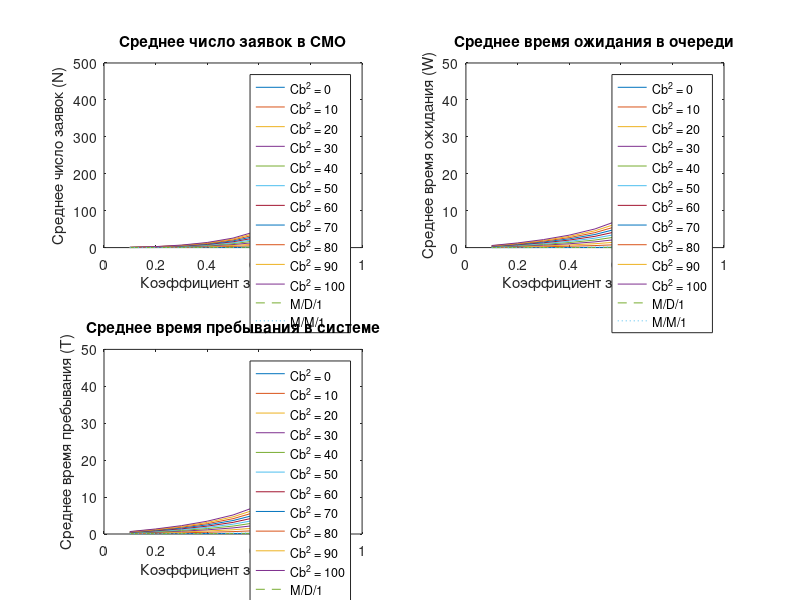

This figure's MATLAB source:
% Лабораторная работа - Сравнение систем M/G/1, M/D/1 и M/M/1

% Входные параметры
lambda = 5;   % Интенсивность поступления заявок
mu = 10;      % Интенсивность обслуживания заявок
rho_values = 0.1:0.1:0.9;  % Коэффициент загрузки
x = 1/mu;     % Среднее время обслуживания
Cb2_values = 0:10:100;  % Нормированная дисперсия для M/G/1

% Инициализация переменных для хранения результатов
N_MG1 = zeros(length(Cb2_values), length(rho_values));  % M/G/1
W_MG1 = zeros(length(Cb2_values), length(rho_values));
T_MG1 = zeros(length(Cb2_values), length(rho_values));

N_MD1 = zeros(1, length(rho_values));  % M/D/1
W_MD1 = zeros(1, length(rho_values));
T_MD1 = zeros(1, length(rho_values));

N_MM1 = zeros(1, length(rho_values));  % M/M/1
W_MM1 = zeros(1, length(rho_values));
T_MM1 = zeros(1, length(rho_values));

% Расчет для системы M/G/1
for i = 1:length(Cb2_values)
    Cb2 = Cb2_values(i);
    for j = 1:length(rho_values)
        rho = rho_values(j);
        
        % Средняя длина очереди (7.1)
        Nq_MG1 = rho^2 * ((1 + Cb2)) / (2 * (1 - rho));
        
        % Среднее число заявок в СМО (7.2)
        N_MG1(i, j) = Nq_MG1 + rho;
        
        % Среднее время ожидания (7.3)
        W_MG1(i, j) = (rho * x * (1 + Cb2)) / (2 * (1 - rho));
        
        % Среднее время пребывания в системе (7.4)
        T_MG1(i, j) = x + rho * x * ((1 + Cb2)) / (2 * (1 - rho));
    end
end

% Расчет для системы M/D/1
for j = 1:length(rho_values)
    rho = rho_values(j);
    
    % Средняя длина очереди (7.5)
    Nq_MD1 = rho^2 * (1)/(2 * (1 - rho));
    
    % Среднее число заявок в СМО (7.6)
    N_MD1(j) = Nq_MD1 + rho;
    
    % Среднее время ожидания (7.7)
    W_MD1(j) = (rho * x) / (2 * (1 - rho));
    
    % Среднее время пребывания в системе (7.8)
    T_MD1(j) = (x * (2 - rho)) / (2 * (1 - rho));
end

% Расчет для системы M/M/1
for j = 1:length(rho_values)
    rho = rho_values(j);
    
    % Средняя длина очереди (7.9)
    Nq_MM1 = (rho^2) / (1 - rho);
    
    % Среднее число заявок в СМО (7.10)
    N_MM1(j) = (rho) / (1 - rho);
    
    % Среднее время ожидания (7.11)
    W_MM1(j) = (rho * x) / (1 - rho);
    
    % Среднее время пребывания в системе (7.12)
    T_MM1(j) = x / (1 - rho);
end

% Построение графиков для всех характеристик
figure;

% Среднее число заявок в СМО
subplot(2,2,1);
for i = 1:length(Cb2_values)
    plot(rho_values, N_MG1(i,:), 'DisplayName', ['Cb^2 = ' num2str(Cb2_values(i))]);
    hold on;
end
plot(rho_values, N_MD1, '--', 'DisplayName', 'M/D/1');
plot(rho_values, N_MM1, ':', 'DisplayName', 'M/M/1');
title('Среднее число заявок в СМО');
xlabel('Коэффициент загрузки (\rho)');
ylabel('Среднее число заявок (N)');
legend('show');

% Среднее время ожидания в очереди
subplot(2,2,2);
for i = 1:length(Cb2_values)
    plot(rho_values, W_MG1(i,:), 'DisplayName', ['Cb^2 = ' num2str(Cb2_values(i))]);
    hold on;
end
plot(rho_values, W_MD1, '--', 'DisplayName', 'M/D/1');
plot(rho_values, W_MM1, ':', 'DisplayName', 'M/M/1');
title('Среднее время ожидания в очереди');
xlabel('Коэффициент загрузки (\rho)');
ylabel('Среднее время ожидания (W)');
legend('show');

% Среднее время пребывания в системе
subplot(2,2,3);
for i = 1:length(Cb2_values)
    plot(rho_values, T_MG1(i,:), 'DisplayName', ['Cb^2 = ' num2str(Cb2_values(i))]);
    hold on;
end
plot(rho_values, T_MD1, '--', 'DisplayName', 'M/D/1');
plot(rho_values, T_MM1, ':', 'DisplayName', 'M/M/1');
title('Среднее время пребывания в системе');
xlabel('Коэффициент загрузки (\rho)');
ylabel('Среднее время пребывания (T)');
legend('show');
